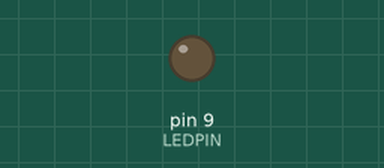
Simulated run of this sketch. Board: Arduino Uno, built with avr-gcc and run on an emulated ATmega328P. On the bench: output pins drawn as LEDs (lit = HIGH). What the sketch prints to the serial monitor is not drawn.

Above: at 0.06 s.
At 9.58 s:
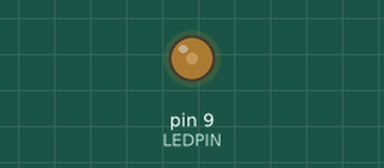
At 19.11 s:
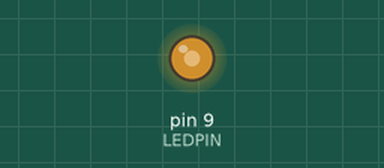
At 39.81 s:
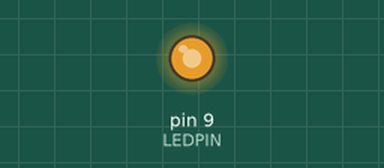
Timing chart, 0 to 40.0 s (numbered marks = the images above):
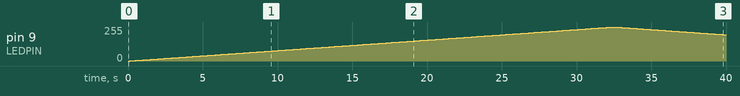

The sketch:

Lab_8.ino
```cpp
// Lab 08 - Breathing LED
// EE 322 Amy Ru
// Prof Chuck Bland

const int LEDPIN = 9; // naming pin 9 as PWM variable
const int POT_PIN = A0; // naming pin 0 as analog input
const int MIN_ADC = 0; // setting min adc range
const int MAX_ADC = 255; // setting max adc range

void setup()
   {
   pinMode(LEDPIN, OUTPUT); // set 9 as output pin for led
   Serial.begin(9600); // set serial begin rate at 9600 milliseconds
   }

void loop()
   {
    int potSpeed = ReadAndMapPot(POT_PIN); // read potentiometer speed

    Serial.println(potSpeed); // print speed setting

    BrightnessUp(potSpeed); // going from zero to full brightness
    BrightnessDown(potSpeed); // going from full to zero brightness
    FadeLED(LEDPIN, potSpeed); // make a call to fade function
   }

int ReadAndMapPot(int AnalogInput)
  {
    int adcReading = analogRead(AnalogInput); // storing analog value in "adcReading" as integer
    adcReading = map(adcReading, 0, 1023, MIN_ADC, MAX_ADC); // map to range of 0-1023
    return(adcReading);
  }

void BrightnessUp(int speed)
  {
  for (int i = 0; i <= 255; i++) // incrementing upwards from 0 to 255
    {
    analogWrite(LEDPIN, i);
    delay(speed);
    }
  }

void BrightnessDown(int speed)
  {
  for (int i = 255; i >= 0; i--) // incrementing downwards from 255 to 0
    {
     analogWrite(LEDPIN, i);
     delay(speed);
    }
  }

void FadeLED(int LEDPIN, int LEDSpeed) // function to fade brightness of LED based on speed

   {
    BrightnessUp(LEDPIN); // brightness output to LEDPIN
    delay(int(LEDSpeed)); // delay time based on LED speed
    BrightnessDown(LEDPIN); // brightness output to LEDPIN
    delay(int(LEDSpeed)); // delay time based on LED speed
   }
```

Measured:
- by itself, pin 9 (LEDPIN): rises from 0/255 to 255/255 in 32.3 s, then falls to 197/255 in 7.5 s
